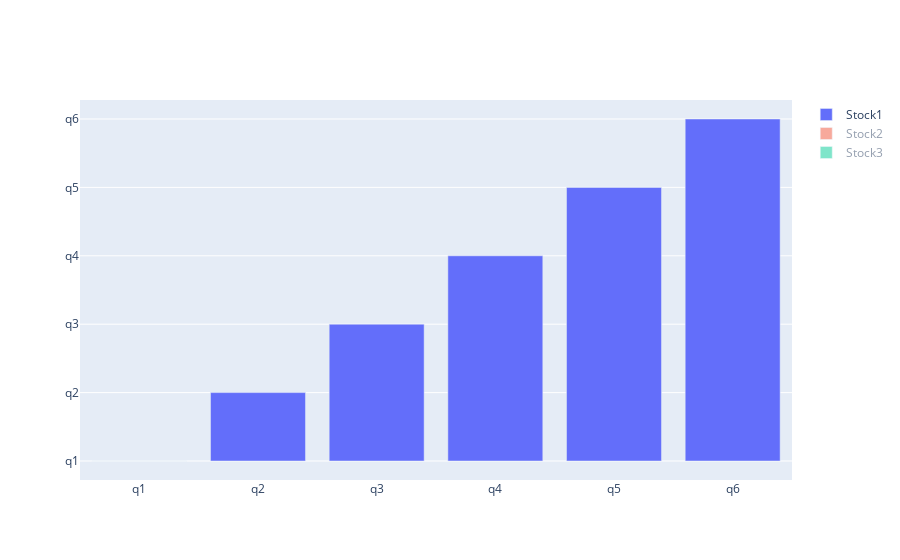

The notebook cell this image was saved under:
### Code cell
fig = go.Figure()

x = list( sales_df.columns[2:] )

y1 = list( profit_df.loc[ df['stockname'] == 'Stock1' ][profit_df.columns[2:]] )
y2 = list( profit_df.loc[ df['stockname'] == 'Stock2' ][profit_df.columns[2:]] )
y3 = list( profit_df.loc[ df['stockname'] == 'Stock3' ][profit_df.columns[2:]] )

fig.add_trace(go.Bar(x=x, y=y1, name='Stock1'))
fig.add_trace(go.Bar(y=y2, name='Stock2'))
fig.add_trace(go.Bar(y=y3, name='Stock3'))

fig.update_layout()
fig.show()

### Figure 1 — Plotly figure (JSON) as saved in the notebook; plotly's stock layout.template omitted (floating-point values rounded to 4 significant figures)
{"data": [{"name": "Stock1", "type": "bar", "x": ["q1", "q2", "q3", "q4", "q5", "q6"], "y": ["q1", "q2", "q3", "q4", "q5", "q6"]}, {"name": "Stock2", "type": "bar", "visible": "legendonly", "y": ["q1", "q2", "q3", "q4", "q5", "q6"]}, {"name": "Stock3", "type": "bar", "visible": "legendonly", "y": ["q1", "q2", "q3", "q4", "q5", "q6"]}], "layout": {"autosize": true, "xaxis": {"autorange": true, "range": [-0.5, 5.5], "type": "category"}, "yaxis": {"autorange": true, "range": [-0.2778, 5.278], "type": "category"}}}
